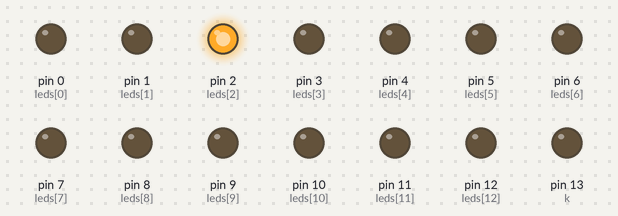
Bench run of a sketch on a simulated Arduino Uno, built with avr-gcc and run on an emulated ATmega328P. Parts: output pins drawn as LEDs (lit = HIGH).

Above: at 0.37 s.
At 4.4 s:
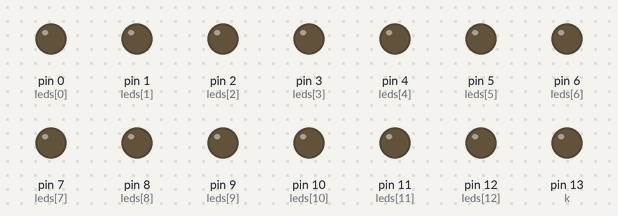
At 12.57 s:
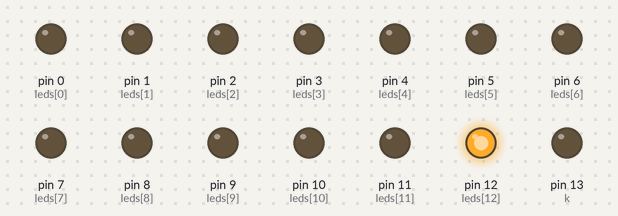
At 20.2 s:
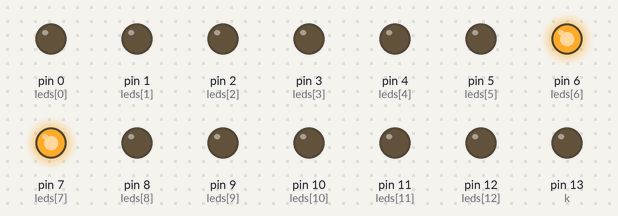
At 29.17 s:
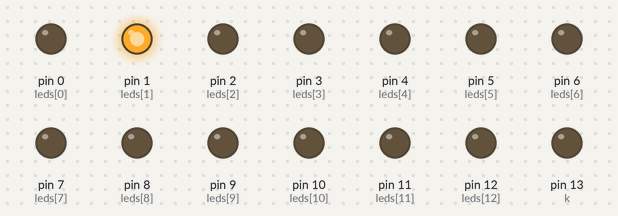
At 39.57 s:
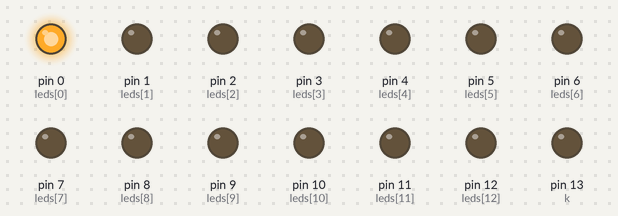
Timing chart, 0 to 40.0 s (numbered marks = the images above):
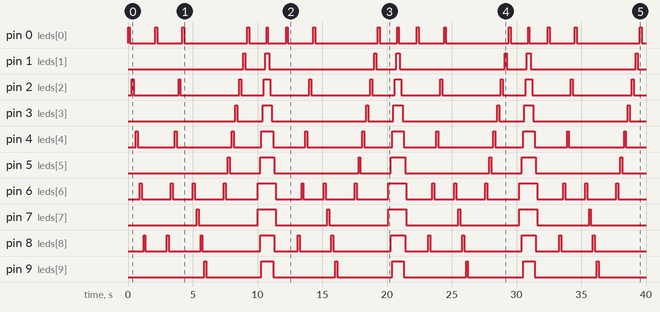

Measured:
- by itself, pin 0 (leds[0]): LOW → HIGH at 0.00 s, → LOW 0.15 s later, → HIGH 2.0 s later, → LOW 0.15 s later, … (32 changes in this stretch)
- by itself, pin 1 (leds[1]): repeats every 10.1 s: LOW 1.6 s, HIGH 0.30 s, LOW 8.1 s, HIGH 0.15 s
- by itself, pin 2 (leds[2]): LOW → HIGH at 0.30 s, → LOW 0.15 s later, → HIGH 3.5 s later, → LOW 0.15 s later, … (24 changes in this stretch)
- by itself, pin 3 (leds[3]): repeats every 10.1 s: LOW 2.0 s, HIGH 0.70 s, LOW 7.3 s, HIGH 0.15 s
- by itself, pin 4 (leds[4]), pin 6 (leds[6]): moves between LOW and HIGH, repeating every 10.1 s
- by itself, pin 5 (leds[5]): repeats every 10.1 s: LOW 2.4 s, HIGH 1.1 s, LOW 6.5 s, HIGH 0.15 s
- by itself, pin 7 (leds[7]): repeats every 10.1 s: LOW 4.6 s, HIGH 1.4 s, LOW 4.0 s, HIGH 0.15 s
- by itself, pin 8 (leds[8]): repeats every 10.0 s: LOW 1.7 s, HIGH 0.15 s, LOW 2.5 s, HIGH 0.15 s, LOW 4.5 s, HIGH 1.1 s

The sketch:

Driver_Easy.lnk.ino
```cpp
/*  Univerdidad Tecnica Del Norte
          FICA-CIERCOM
          alvaro Yucáz
          18/10/2016
  Juego de 14 leds empleado ciclos
          for y subrutinas
 */
int contador=0; // definir variable
int leds [14]={0,1,2,3,4,5,6,7,8,9,10,11,12,13}; //definir un vector de 14 posiciones
void setup() {
  pinMode(0,OUTPUT);        // pin 0 declarado como salida
  pinMode(1,OUTPUT);        // pin 1 declarado como salida
  pinMode(2,OUTPUT);        // pin 2 declarado como salida
  pinMode(3,OUTPUT);        // pin 3 declarado como salida
  pinMode(4,OUTPUT);       // pin 4 declarado como salida
  pinMode(5,OUTPUT);       // pin 5 declarado como salida
  pinMode(6,OUTPUT);       // pin 6 declarado como salida
  pinMode(7,OUTPUT);       // pin 7 declarado como salida
  pinMode(8,OUTPUT);       // pin 8 declarado como salida
  pinMode(9,OUTPUT);       // pin 9 declarado como salida
  pinMode(10,OUTPUT);      // pin 10 declarado como salida
  pinMode(11,OUTPUT);      // pin 11 declarado como salida
  pinMode(12,OUTPUT);      // pin 12 declarado como salida
  pinMode(13,OUTPUT);      // pin 13 declarado como salida
}
void luces_1 (){
  for(;contador<14;contador++){             //ciclo para el desplazamiento de posiciones en orden asendente
  digitalWrite(leds[contador],HIGH);       //condicion para que encienda el led en la posicion del vector
  delay(150);                             //retardo
  digitalWrite(leds[contador],LOW);       //condicion para que emcienda el led en la posocion del vector
    delay(150);                           //retardo
  contador=contador+1;                    //aumento del contador en 1 para que la secuencia sea de 2 en 2
  }
    for(14;contador>=0;contador--){        //ciclo para el desplazamiento de posiciones en orden desendente
    digitalWrite(leds[contador],HIGH);    //condicion para que se encienda  el led en la psocion del vector
  delay(150);                            //retardo
  digitalWrite(leds[contador],LOW);      //condicion para que encienda el led en la psocion del vector
    delay(150);                          //retardo
  contador=contador-1;                   //resto el contador en 1 para que la secuencia sea de 2 en 2
  }
}
void luces_2(){
   for(contador=6;contador<=13;contador++){    //ciclo para el desplazamiento desde la posicion 6 a la derecha
   digitalWrite(leds[contador],HIGH);          //condicion para que encienda el led en la posicion del vector
   delay(150);                                 //retardo
   digitalWrite(leds[contador],LOW);           //condicion para que encienda el led en la psocion del vector
   delay(150);                                 //retardo
}
for(contador=6;contador>=0;contador--){        //ciclo para el desplazamiento desde la posicion 6 a la izquierda
   digitalWrite(leds[contador],HIGH);          //condicion para que encienda el led en la posicion del vector
   delay(150);                                 //retardo
   digitalWrite(leds[contador],LOW);           //condicion para que encienda el led en la psocion del vector
   delay(150);                                 //retardo
}
}
 void luces_3(){
int k=13;                                      // inicializo una variable auxiliar K
for(contador=6; contador<=13;contador++){      //condicion para lea la posicion del vector de 6 al 13
digitalWrite(leds[contador],HIGH);             //condicion para que encienda el led en la posicion del vector
digitalWrite(k-leds[contador],HIGH);           //condicion para que encienda  la diferencia del vector
delay(100); //retardo
}
for(int contador=13; contador>=0;contador--){    // Al revez
digitalWrite(leds[contador], LOW);
digitalWrite(k-leds[contador], LOW);
delay(100);
}
}
void loop() {
 luces_1();   // ejecuta el metodo
delay(500);   //retardo
luces_2();    //ejecuta el metodo
delay(500);   // retardo
luces_3();    //ejecuta el metodo
void(500);    //retardo
}
```
